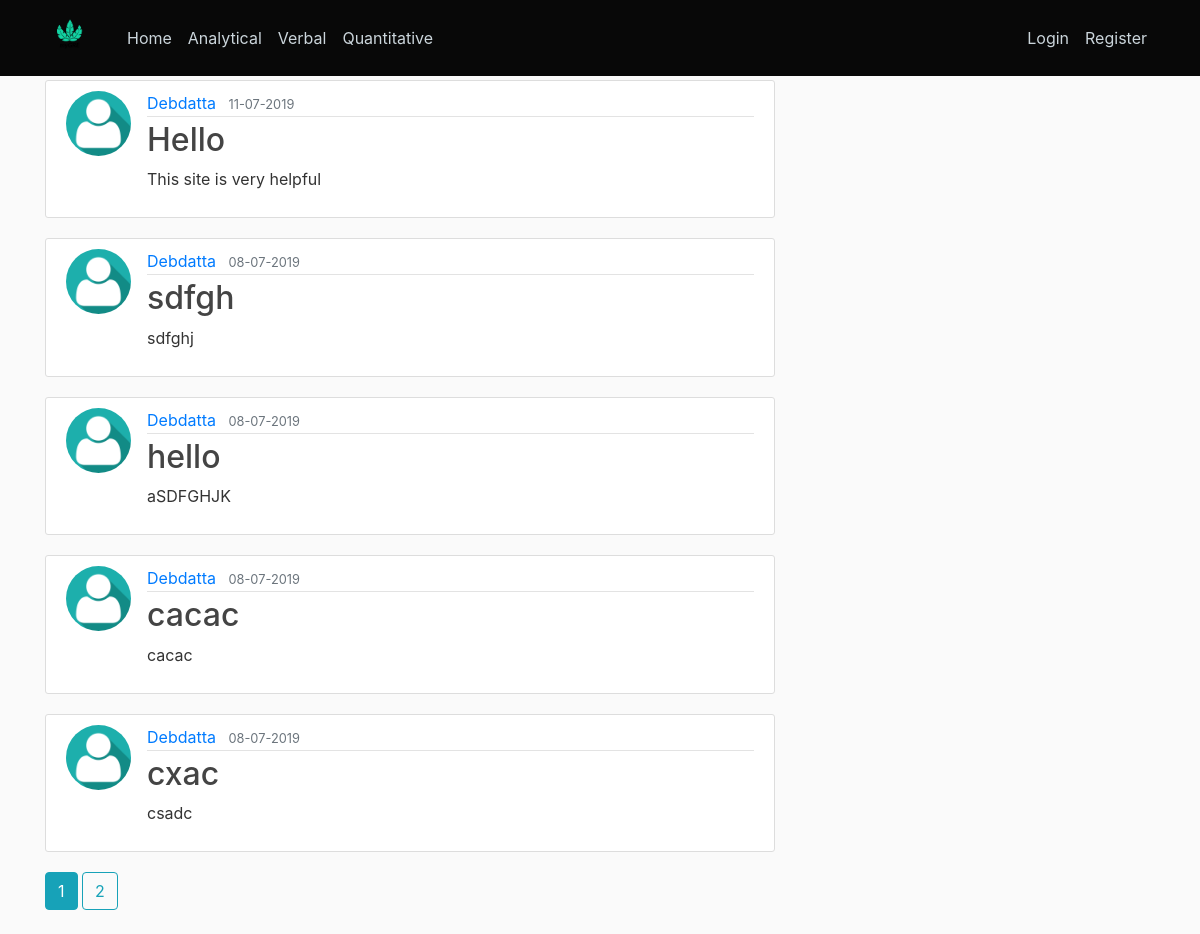
The page /user/Debdatta on the database its author committed.
### flaskblog/models.py (models this page shows, shortened)
class Post(db.Model):
    id = db.Column(db.Integer, primary_key=True)
    title = db.Column(db.String(100), nullable=False)
    date_posted = db.Column(db.DateTime, nullable=False, default=datetime.utcnow)
    content = db.Column(db.Text, nullable=False)
    user_id = db.Column(db.Integer, db.ForeignKey('user.id'), nullable=False)

class User(db.Model, UserMixin):
    id = db.Column(db.Integer, primary_key=True)
    username = db.Column(db.String(20), unique=True, nullable=False)
    email = db.Column(db.String(120), unique=True, nullable=False)
    image_file = db.Column(db.String(20), nullable=False, default='default.jpg')
    password = db.Column(db.String(60), nullable=False)
    posts = db.relationship('Post', backref='author', lazy=True)

### flaskblog/routes.py (the view)
@app.route("/user/<string:username>")
def user_posts(username):
    page = request.args.get('page', 1, type=int)
    user = User.query.filter_by(username=username).first_or_404()
    posts = Post.query.filter_by(author=user)\
        .order_by(Post.date_posted.desc())\
        .paginate(page=page, per_page=5)
    return render_template('user_posts.html', posts=posts, user=user)

### flaskblog/templates/user_posts.html
{% extends "layout.html" %}
{% block content %}
    {% for post in posts.items %}
        <article class="media content-section">
          <img class="rounded-circle article-img" src="{{ url_for('static', filename='profile_pics/' + post.author.image_file) }}">
          <div class="media-body">
            <div class="article-metadata">
              <a class="mr-2" href="{{ url_for('user_posts', username=post.author.username) }}">{{ post.author.username }}</a>
              <small class="text-muted">{{ post.date_posted.strftime('%d-%m-%Y') }}</small>
            </div>
            <h2><a class="article-title" href="{{ url_for('post', post_id=post.id) }}">{{ post.title }}</a></h2>
            <p class="article-content">{{ post.content }}</p>
          </div>
        </article>
    {% endfor %}
    {% for page_num in posts.iter_pages(left_edge=1, right_edge=1, left_current=1, right_current=2) %}
      {% if page_num %}
        {% if posts.page == page_num %}
          <a class="btn btn-info mb-4" href="{{ url_for('user_posts', username=user.username, page=page_num) }}">{{ page_num }}</a>
        {% else %}
          <a class="btn btn-outline-info mb-4" href="{{ url_for('user_posts', username=user.username, page=page_num) }}">{{ page_num }}</a>
        {% endif %}
      {% else %}
        ...
      {% endif %}
    {% endfor %}
{% endblock content %}

### flaskblog/templates/layout.html (shortened to what this page needs)
<!DOCTYPE html>
<html>
<head>
    <link rel="stylesheet" href="https://maxcdn.bootstrapcdn.com/bootstrap/4.0.0/css/bootstrap.min.css">
    <link rel="stylesheet" type="text/css" href="{{ url_for('static', filename='main.css') }}">
</head>
<body>
    <header class="site-header">
      <nav class="navbar navbar-expand-md navbar-dark bg-steel fixed-top">
        <div class="container">
          <a class="navbar-brand mr-4" href="/"> <img src="{{ url_for('static', filename='logo2.png')  }}" alt="myGRE" width="50px" height="50px"></img></a>
          <div class="collapse navbar-collapse" id="navbarToggle">
            <div class="navbar-nav mr-auto">
              <a class="nav-item nav-link" href="{{ url_for('home') }}">Home</a>
              <a class="nav-item nav-link" href="{{ url_for('analytical') }}">Analytical</a>
              <a class="nav-item nav-link" href="{{ url_for('verbal') }}">Verbal</a>
              <a class="nav-item nav-link" href="{{ url_for('quantitative') }}">Quantitative</a>
            </div>
            <div class="navbar-nav">
              {% if current_user.is_authenticated %}
                <a class="nav-item nav-link" href="{{ url_for('new_post') }}">Write a review</a>
                <a class="nav-item nav-link" href="{{ url_for('account') }}">Account</a>
                <a class="nav-item nav-link" href="{{ url_for('logout') }}">Logout</a>
              {% else %}
                <a class="nav-item nav-link" href="{{ url_for('login') }}">Login</a>
                <a class="nav-item nav-link" href="{{ url_for('register') }}">Register</a>
              {% endif %}
            </div>
          </div>
        </div>
      </nav>
    </header>
    <main role="main" class="container">
      <div class="row">
        <div class="col-md-8">
          {% block content %}{% endblock %}
        </div>
      </div>
    </main>
</body>
</html>

### flaskblog/static/main.css (style rules this page uses)
body { background: #fafafa; color: #333333; margin-top: 5rem; }
h1, h2, h3, h4, h5, h6 { color: #ceab6c; }
.bg-steel { background-color: rgb(8, 8, 8); }
.site-header .navbar-nav .nav-link { color: #cbd5db; }
.content-section { background: #ffffff; padding: 10px 20px; border: 1px solid #dddddd; border-radius: 3px; margin-bottom: 20px; }
.article-title { color: #444444; }
.article-content { white-space: pre-line; }
.article-img { height: 65px; width: 65px; margin-right: 16px; }
.article-metadata { padding-bottom: 1px; margin-bottom: 4px; border-bottom: 1px solid #e3e3e3 }

### rows shown on the page
Post: image_file (placeholder picture), author.username "Debdatta", date_posted "11-07-2019", title "Hello", content "This site is very helpful"
Post: image_file (placeholder picture), author.username "Debdatta", date_posted "08-07-2019", title "sdfgh", content "sdfghj"
Post: image_file (placeholder picture), author.username "Debdatta", date_posted "08-07-2019", title "hello", content "aSDFGHJK"
Post: image_file (placeholder picture), author.username "Debdatta", date_posted "08-07-2019", title "cacac", content "cacac"
Post: image_file (placeholder picture), author.username "Debdatta", date_posted "08-07-2019", title "cxac", content "csadc"

### other values the page prints
{{ page_num }} "1"
{{ page_num }} "2"
